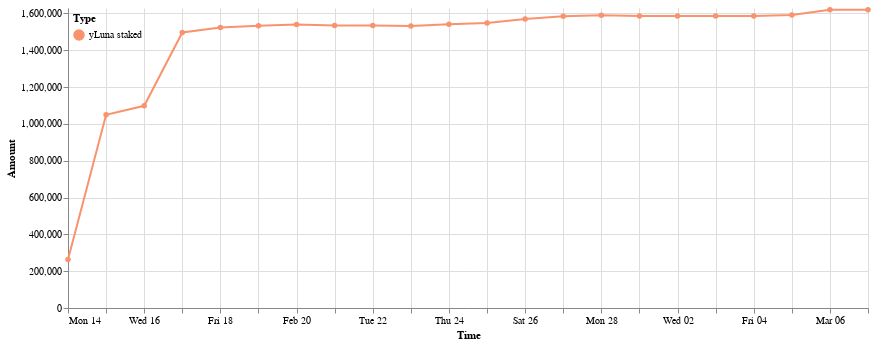

This figure's notebook cell:
### Code cell
cp.get_line_chart(daily_delta_stk, 
               domain = ['yLuna staked'],
               range_ = ['#f8936d'],
               min_date = daily_delta_stk.Time.min(),
               max_date = daily_delta_stk.Time.max(),
               top_padding = 10000
        )

### Figure 1 — Vega-Lite specification as saved in the notebook (floating-point values rounded to 4 significant figures)
{"config": {"view": {"continuousWidth": 400, "continuousHeight": 300, "strokeOpacity": 0}}, "data": {"name": "data-7a689f9e262b73def1de7d111fb9c33f"}, "mark": {"type": "line", "point": true}, "encoding": {"color": {"field": "Type", "legend": {"direction": "horizontal", "legendY": 0, "orient": "none", "padding": 5}, "scale": {"domain": ["yLuna staked"], "range": ["#f8936d"]}, "sort": ["yLuna staked"], "type": "nominal"}, "tooltip": [{"field": "Time", "format": "%Y-%m-%d %H:%M", "type": "temporal"}, {"field": "Amount", "type": "quantitative"}], "x": {"field": "Time", "scale": {"domain": ["2022-02-14", "2022-03-07"]}, "type": "temporal"}, "y": {"field": "Amount", "scale": {"domain": [0, 1630000.0]}, "type": "quantitative"}}, "width": 800, "$schema": "https://vega.github.io/schema/vega-lite/v4.17.0.json", "datasets": {"data-7a689f9e262b73def1de7d111fb9c33f": [{"Time": "2022-02-14", "Amount signed": 264000.0, "Amount": 264000.0, "Type": "yLuna staked"}, {"Time": "2022-02-15", "Amount signed": 785400.0, "Amount": 1049000.0, "Type": "yLuna staked"}, {"Time": "2022-02-16", "Amount signed": 48820.0, "Amount": 1098000.0, "Type": "yLuna staked"}, {"Time": "2022-02-17", "Amount signed": 398600.0, "Amount": 1497000.0, "Type": "yLuna staked"}, {"Time": "2022-02-18", "Amount signed": 26480.0, "Amount": 1523000.0, "Type": "yLuna staked"}, {"Time": "2022-02-19", "Amount signed": 9947.0, "Amount": 1533000.0, "Type": "yLuna staked"}, {"Time": "2022-02-20", "Amount signed": 6690.0, "Amount": 1540000.0, "Type": "yLuna staked"}, {"Time": "2022-02-21", "Amount signed": -5372.0, "Amount": 1534000.0, "Type": "yLuna staked"}, {"Time": "2022-02-22", "Amount signed": -340.6, "Amount": 1534000.0, "Type": "yLuna staked"}, {"Time": "2022-02-23", "Amount signed": -1892.0, "Amount": 1532000.0, "Type": "yLuna staked"}, {"Time": "2022-02-24", "Amount signed": 9216.0, "Amount": 1541000.0, "Type": "yLuna staked"}, {"Time": "2022-02-25", "Amount signed": 6565.0, "Amount": 1548000.0, "Type": "yLuna staked"}, {"Time": "2022-02-26", "Amount signed": 21590.0, "Amount": 1570000.0, "Type": "yLuna staked"}, {"Time": "2022-02-27", "Amount signed": 15350.0, "Amount": 1585000.0, "Type": "yLuna staked"}, {"Time": "2022-02-28", "Amount signed": 5056.0, "Amount": 1590000.0, "Type": "yLuna staked"}, {"Time": "2022-03-01", "Amount signed": -3479.0, "Amount": 1587000.0, "Type": "yLuna staked"}, {"Time": "2022-03-02", "Amount signed": -801.9, "Amount": 1586000.0, "Type": "yLuna staked"}, {"Time": "2022-03-03", "Amount signed": -37.23, "Amount": 1586000.0, "Type": "yLuna staked"}, {"Time": "2022-03-04", "Amount signed": 980.6, "Amount": 1587000.0, "Type": "yLuna staked"}, {"Time": "2022-03-05", "Amount signed": 5166.0, "Amount": 1592000.0, "Type": "yLuna staked"}, {"Time": "2022-03-06", "Amount signed": 27690.0, "Amount": 1620000.0, "Type": "yLuna staked"}, {"Time": "2022-03-07", "Amount signed": -3.671, "Amount": 1620000.0, "Type": "yLuna staked"}]}}
